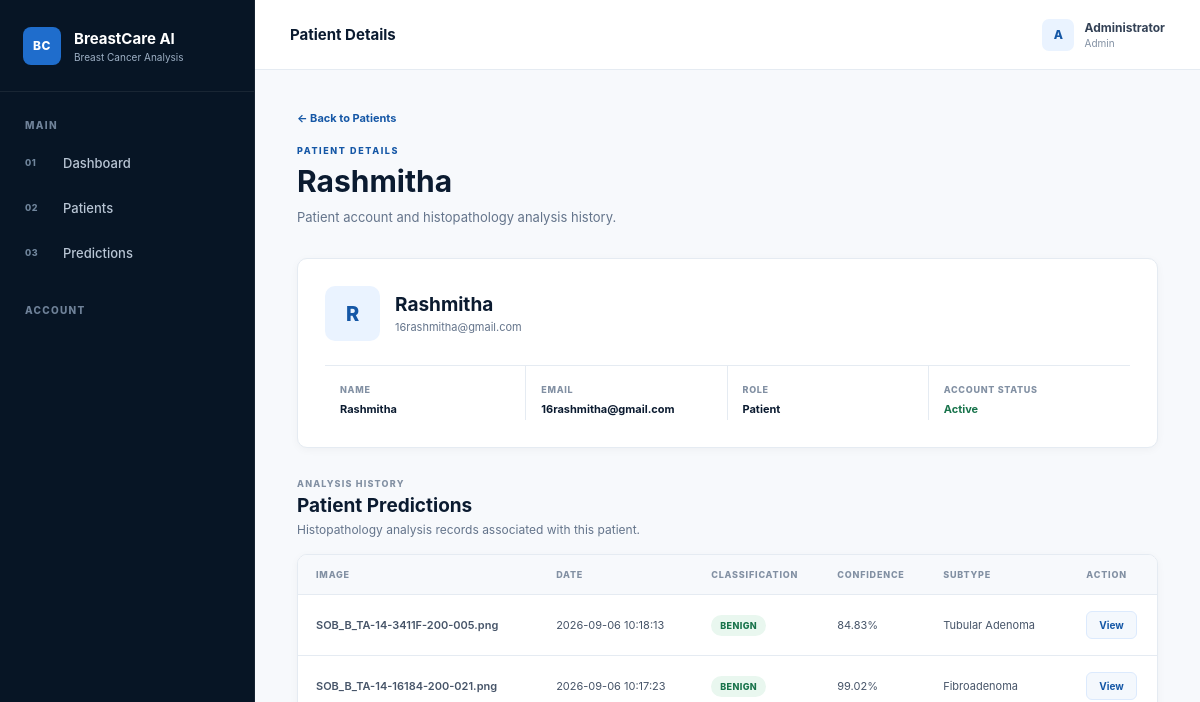
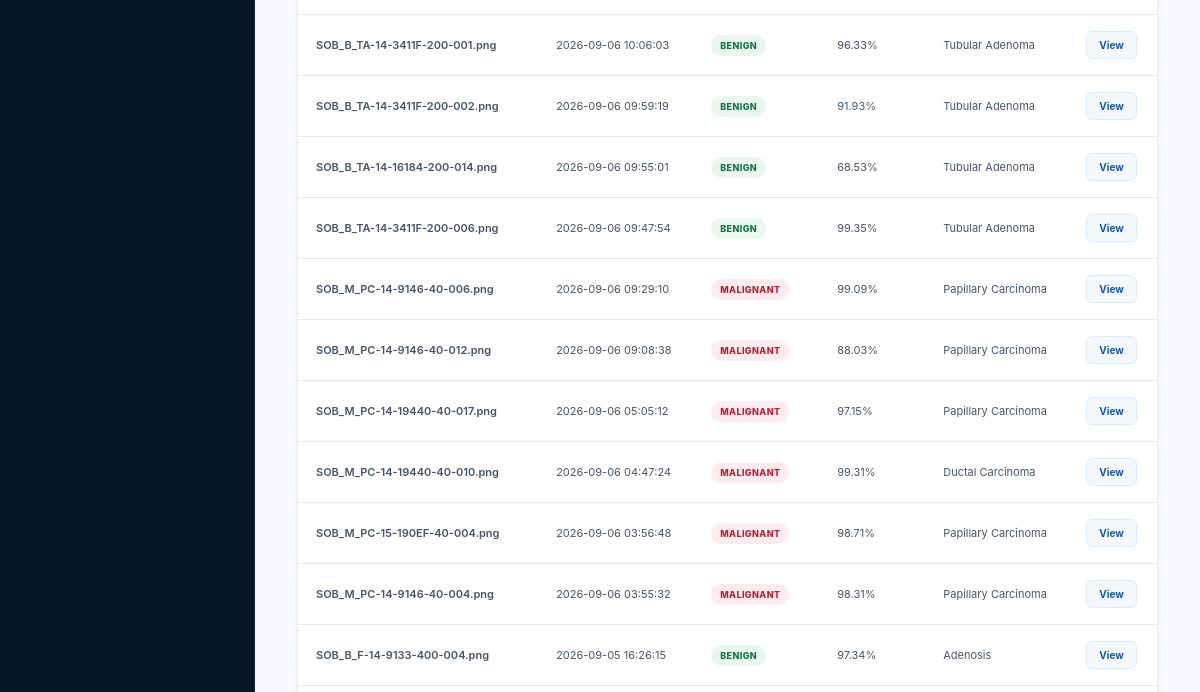
/admin/patient/4 (signed in, upper part), run on an earlier commit of the app's database (2 pictures, top to bottom).
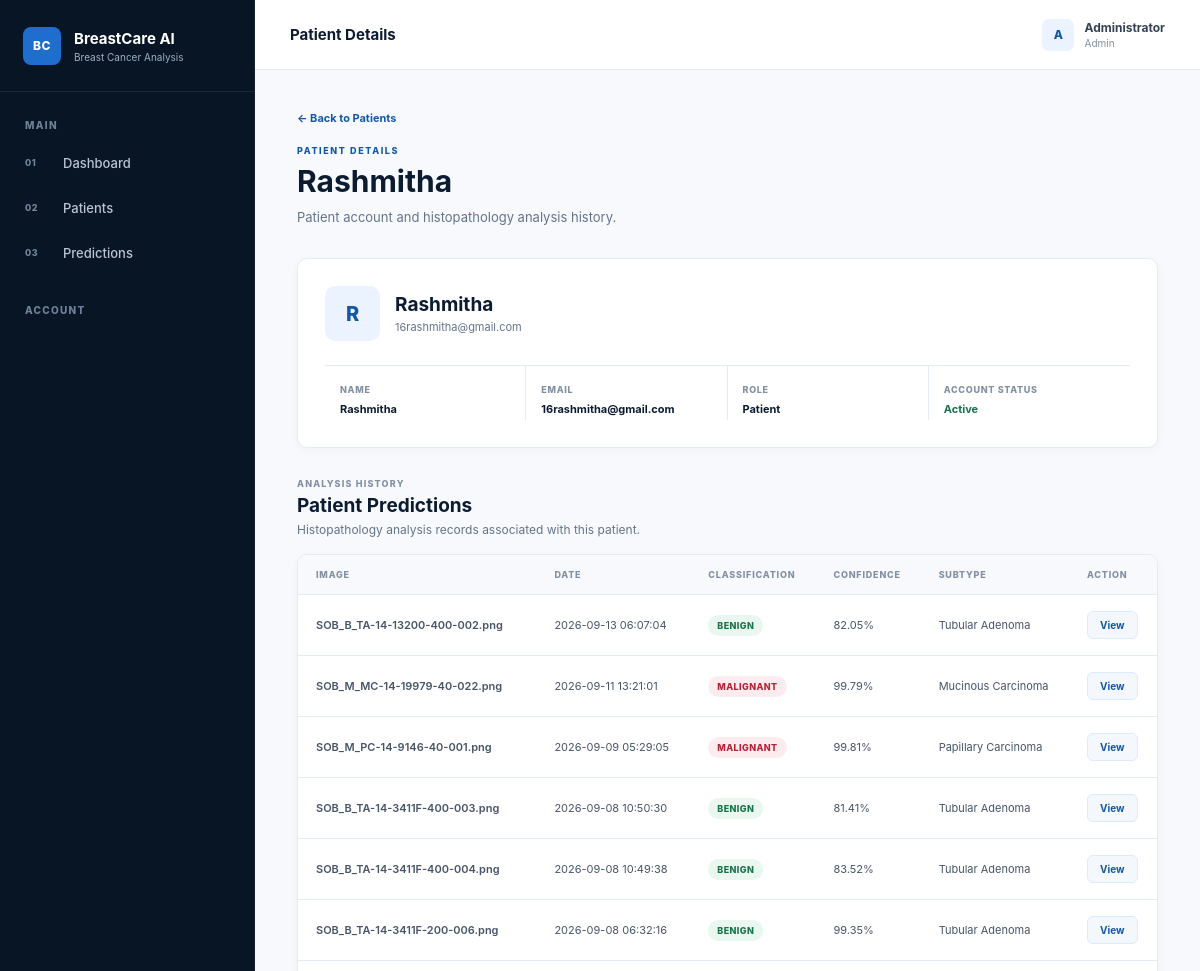
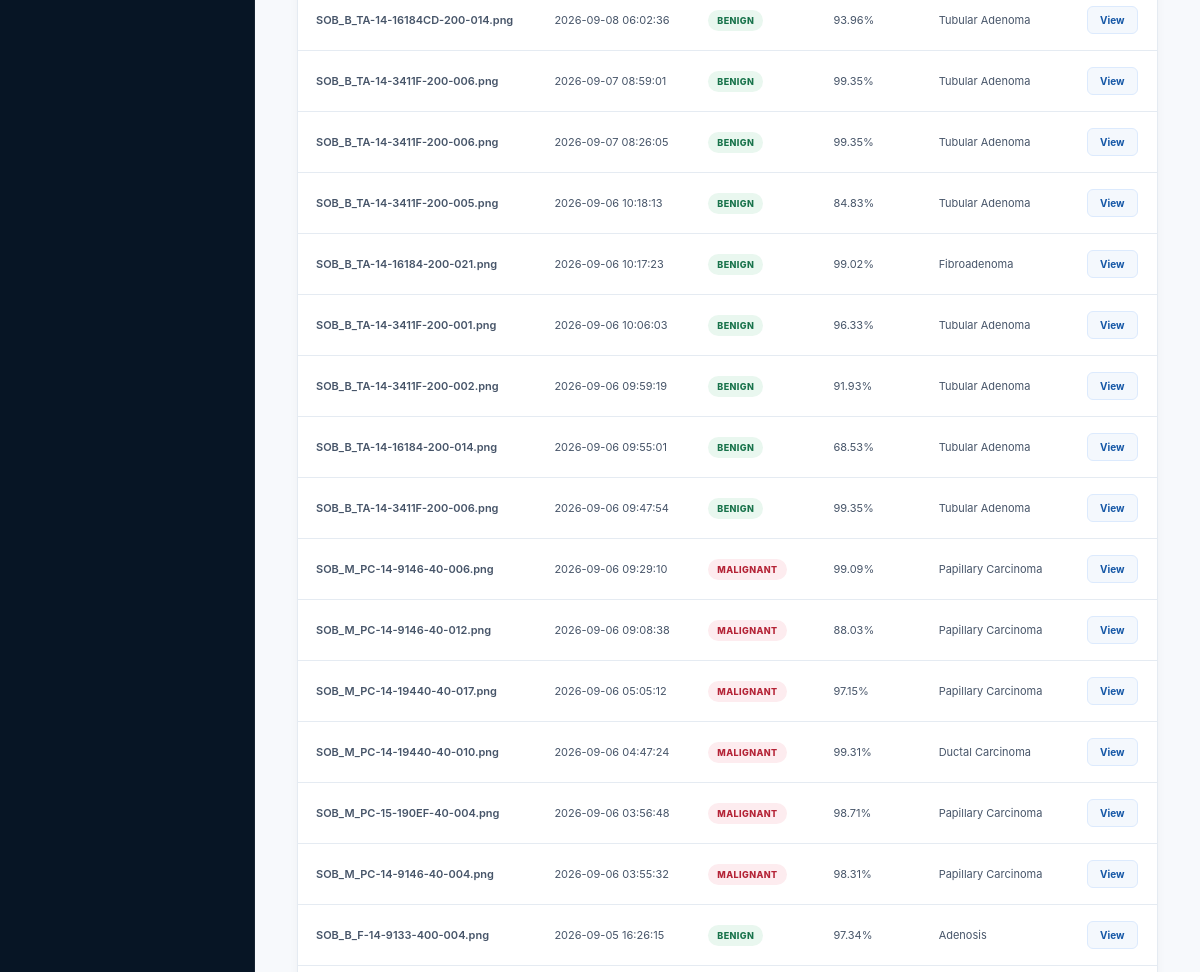
And on a later commit of the database (2 pictures, top to bottom).
### tables this page shows
CREATE TABLE predictions (

            id INTEGER PRIMARY KEY AUTOINCREMENT,

            user_id INTEGER NOT NULL,

            original_filename TEXT,

            image_path TEXT,

            gradcam_path TEXT,

            binary_prediction TEXT,

            binary_confidence REAL,

            subclass_prediction TEXT,

            subclass_confidence REAL,

            subclass_probabilities TEXT,

            created_at TIMESTAMP DEFAULT CURRENT_TIMESTAMP,

            FOREIGN KEY(user_id)
                REFERENCES users(id)
        );

### app.py (the view)
@app.route(
    "/admin/patient/<int:user_id>"
)
def admin_patient_detail(
    user_id
):
    check = admin_required()
    if check:
        return check
    user = get_user_by_id(
        user_id
    )
    if user is None:
        return redirect(
            url_for(
                "admin_patients"
            )
        )
    raw_predictions = get_user_predictions(
        user_id
    )
    predictions = []
    for prediction_data in raw_predictions:
        prepared = prepare_prediction_for_template(
            prediction_data
        )
        if prepared:
            predictions.append(
                prepared
            )
    return render_template(
        "admin/patient_detail.html",
        user=user,
        predictions=predictions
    )

### app.py (called while the page is built)
def admin_required():
    if "user_id" not in session:
        return redirect(url_for("login"))
    if session.get("role") != "admin":
        return redirect(url_for("home"))
    return None

def get_cancer_info(name):
    if not name:
        return None
    key = str(name).strip().lower()
    key = key.replace(" ", "_")
    key = key.replace("-", "_")
    return CANCER_INFORMATION.get(key)

def row_to_dict(row):
    if row is None:
        return None
    try:
        return dict(row)
    except Exception:
        return row

### models.py (called while the page is built)
def get_db():
    connection = sqlite3.connect(
        DATABASE_PATH
    )
    connection.row_factory = sqlite3.Row
    return connection

def get_user_by_id(user_id):
    connection = get_db()
    user = connection.execute(
        """
        SELECT *
        FROM users
        WHERE id = ?
        """,
        (user_id,)
    ).fetchone()
    connection.close()
    return user

### templates/admin/patient_detail.html (shortened to what the changed rows need)
{% extends "base.html" %}
{% block content %}
<div class="page-content">
    <div class="page-heading">
        <h1>
            {{ user["name"] }}
        </h1>
    </div>
    <section class="admin-patient-card">
        <div class="admin-patient-header">
            <div>
                <h2>
                    {{ user["name"] }}
                </h2>
            </div>
        </div>
    </section>
    <section class="dashboard-section">
        <div class="section-heading">
            <div>
                <h2>
                    Patient Predictions
                </h2>
            </div>
        </div>
        <div class="table-card">
            <div class="table-wrapper">
                <table class="data-table">
                    <thead>
                        <tr>
                            <th>
                                Image
                            </th>
                            <th>
                                Date
                            </th>
                            <th>
                                Classification
                            </th>
                            <th>
                                Confidence
                            </th>
                            <th>
                                Subtype
                            </th>
                            <th>
                                Action
                            </th>
                        </tr>
                    </thead>
                    <tbody>
                    {% if predictions %}
                        {% for prediction in predictions %}
                        <tr>
                            <td>
                                <span class="table-file">
                                    {{ prediction["original_filename"] }}
                                </span>
                            </td>
                            <td>
                                {{ prediction["created_at"] }}
                            </td>
                            <td>
                                {% if prediction["binary_prediction"]|lower == "malignant" %}
                                    <span class="status-badge malignant">
                                        Malignant
                                    </span>
                                {% else %}
                                    <span class="status-badge benign">
                                        Benign
                                    </span>
                                {% endif %}
                            </td>
                            <td>
                                {{
                                    "%.2f"|format(
                                        prediction["binary_confidence"]|float
                                        if prediction["binary_confidence"]|float > 1
                                        else prediction["binary_confidence"]|float * 100
                                    )
                                }}%
                            </td>
                            <td>
                                {% if prediction["subclass_prediction"] %}
                                    {{
                                        prediction["subclass_prediction"]
                                        .replace("_", " ")
                                        .title()
                                    }}
                                {% else %}
                                    —
                                {% endif %}
                            </td>
                            <td>
                                <a
                                    href="{{ url_for(
                                        'admin_prediction_detail',
                                        prediction_id=prediction['id']
                                    ) }}"
                                    class="table-action"
                                >
                                    View
                                </a>
                            </td>
                        </tr>
                        {% endfor %}
                    {% endif %}
                    </tbody>
                </table>
            </div>
        </div>
    </section>
</div>
{% endblock %}

What changed in the data, as far as the page shows it:
added predictions: original_filename "SOB_B_TA-14-13200-400-002.png", created_at "2026-09-13 06:07:04", binary_prediction "BENIGN", binary_confidence "82.05", subclass_prediction "Tubular Adenoma"
added predictions: original_filename "SOB_M_MC-14-19979-40-022.png", created_at "2026-09-11 13:21:01", binary_prediction "MALIGNANT", binary_confidence "99.79", subclass_prediction "Mucinous Carcinoma"
added predictions: original_filename "SOB_M_PC-14-9146-40-001.png", created_at "2026-09-09 05:29:05", binary_prediction "MALIGNANT", binary_confidence "99.81", subclass_prediction "Papillary Carcinoma"
added predictions: original_filename "SOB_B_TA-14-3411F-400-003.png", created_at "2026-09-08 10:50:30", binary_prediction "BENIGN", binary_confidence "81.41", subclass_prediction "Tubular Adenoma"
added predictions: original_filename "SOB_B_TA-14-3411F-400-004.png", created_at "2026-09-08 10:49:38", binary_prediction "BENIGN", binary_confidence "83.52", subclass_prediction "Tubular Adenoma"
added predictions: original_filename "SOB_B_TA-14-3411F-200-006.png", created_at "2026-09-08 06:32:16", binary_prediction "BENIGN", binary_confidence "99.35", subclass_prediction "Tubular Adenoma"
added predictions: original_filename "SOB_B_TA-14-16184CD-200-014.png", created_at "2026-09-08 06:02:36", binary_prediction "BENIGN", binary_confidence "93.96", subclass_prediction "Tubular Adenoma"
added predictions: original_filename "SOB_B_TA-14-3411F-200-006.png", created_at "2026-09-07 08:59:01", binary_prediction "BENIGN", binary_confidence "99.35", subclass_prediction "Tubular Adenoma"
added predictions: original_filename "SOB_B_TA-14-3411F-200-006.png", created_at "2026-09-07 08:26:05", binary_prediction "BENIGN", binary_confidence "99.35", subclass_prediction "Tubular Adenoma"
